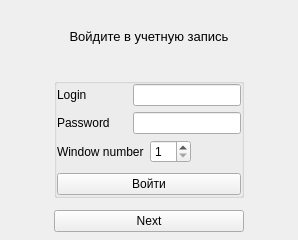
<?xml version="1.0" encoding="UTF-8"?>
<ui version="4.0">
 <class>ShowQueue</class>
 <widget class="QWidget" name="ShowQueue">
  <property name="geometry">
   <rect>
    <x>0</x>
    <y>0</y>
    <width>298</width>
    <height>240</height>
   </rect>
  </property>
  <property name="windowTitle">
   <string>Form</string>
  </property>
  <layout class="QGridLayout" name="gridLayout_2">
   <property name="leftMargin">
    <number>0</number>
   </property>
   <property name="topMargin">
    <number>0</number>
   </property>
   <property name="rightMargin">
    <number>0</number>
   </property>
   <property name="bottomMargin">
    <number>0</number>
   </property>
   <item row="1" column="0">
    <widget class="QGroupBox" name="groupBox">
     <property name="minimumSize">
      <size>
       <width>190</width>
       <height>120</height>
      </size>
     </property>
     <property name="maximumSize">
      <size>
       <width>190</width>
       <height>120</height>
      </size>
     </property>
     <property name="title">
      <string/>
     </property>
     <layout class="QGridLayout" name="gridLayout">
      <property name="leftMargin">
       <number>0</number>
      </property>
      <property name="topMargin">
       <number>0</number>
      </property>
      <property name="rightMargin">
       <number>0</number>
      </property>
      <property name="bottomMargin">
       <number>0</number>
      </property>
      <item row="1" column="0">
       <layout class="QHBoxLayout" name="horizontalLayout_4">
        <item>
         <widget class="QLabel" name="label">
          <property name="minimumSize">
           <size>
            <width>0</width>
            <height>0</height>
           </size>
          </property>
          <property name="text">
           <string>Window number</string>
          </property>
         </widget>
        </item>
        <item>
         <widget class="QSpinBox" name="winNum">
          <property name="minimum">
           <number>1</number>
          </property>
         </widget>
        </item>
        <item>
         <spacer name="horizontalSpacer">
          <property name="orientation">
           <enum>Qt::Horizontal</enum>
          </property>
          <property name="sizeHint" stdset="0">
           <size>
            <width>40</width>
            <height>20</height>
           </size>
          </property>
         </spacer>
        </item>
       </layout>
      </item>
      <item row="3" column="0">
       <layout class="QHBoxLayout" name="horizontalLayout_3">
        <item>
         <widget class="QPushButton" name="enter">
          <property name="sizePolicy">
           <sizepolicy hsizetype="Expanding" vsizetype="Fixed">
            <horstretch>0</horstretch>
            <verstretch>0</verstretch>
           </sizepolicy>
          </property>
          <property name="text">
           <string>Войти</string>
          </property>
         </widget>
        </item>
       </layout>
      </item>
      <item row="0" column="0">
       <layout class="QVBoxLayout" name="verticalLayout">
        <item>
         <layout class="QHBoxLayout" name="horizontalLayout">
          <item>
           <widget class="QLabel" name="labelLogin">
            <property name="sizePolicy">
             <sizepolicy hsizetype="Expanding" vsizetype="Preferred">
              <horstretch>0</horstretch>
              <verstretch>0</verstretch>
             </sizepolicy>
            </property>
            <property name="text">
             <string>Login</string>
            </property>
           </widget>
          </item>
          <item>
           <widget class="QLineEdit" name="login">
            <property name="sizePolicy">
             <sizepolicy hsizetype="MinimumExpanding" vsizetype="Fixed">
              <horstretch>0</horstretch>
              <verstretch>0</verstretch>
             </sizepolicy>
            </property>
           </widget>
          </item>
         </layout>
        </item>
        <item>
         <layout class="QHBoxLayout" name="horizontalLayout_2">
          <item>
           <widget class="QLabel" name="labelPass">
            <property name="sizePolicy">
             <sizepolicy hsizetype="Expanding" vsizetype="Preferred">
              <horstretch>0</horstretch>
              <verstretch>0</verstretch>
             </sizepolicy>
            </property>
            <property name="text">
             <string>Password</string>
            </property>
           </widget>
          </item>
          <item>
           <widget class="QLineEdit" name="password">
            <property name="sizePolicy">
             <sizepolicy hsizetype="MinimumExpanding" vsizetype="Fixed">
              <horstretch>0</horstretch>
              <verstretch>0</verstretch>
             </sizepolicy>
            </property>
           </widget>
          </item>
         </layout>
        </item>
       </layout>
      </item>
      <item row="2" column="0">
       <spacer name="verticalSpacer">
        <property name="orientation">
         <enum>Qt::Vertical</enum>
        </property>
        <property name="sizeHint" stdset="0">
         <size>
          <width>20</width>
          <height>40</height>
         </size>
        </property>
       </spacer>
      </item>
     </layout>
    </widget>
   </item>
   <item row="3" column="0">
    <widget class="QPushButton" name="next">
     <property name="text">
      <string>Next</string>
     </property>
    </widget>
   </item>
   <item row="0" column="0">
    <widget class="QLabel" name="label_2">
     <property name="maximumSize">
      <size>
       <width>16777215</width>
       <height>60</height>
      </size>
     </property>
     <property name="font">
      <font>
       <family>Arial</family>
       <pointsize>10</pointsize>
      </font>
     </property>
     <property name="text">
      <string>Войдите в учетную запись</string>
     </property>
     <property name="alignment">
      <set>Qt::AlignCenter</set>
     </property>
    </widget>
   </item>
  </layout>
 </widget>
 <resources/>
 <connections/>
</ui>
